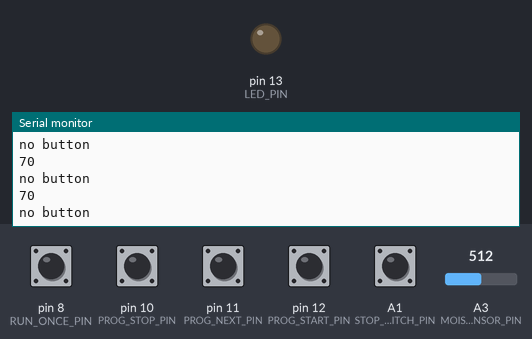
Recording of a sketch running on a simulated Arduino Uno, built with avr-gcc and run on an emulated ATmega328P. On the bench: output pins drawn as LEDs (lit = HIGH), the last lines printed to the serial monitor. Inputs (shaded band) come from the test bench; at power-on: A1 (STOP_SWITCH_PIN), pin 8 (RUN_ONCE_PIN), pin 10 (PROG_STOP_PIN), pin 11 (PROG_NEXT_PIN), pin 12 (PROG_START_PIN) HIGH, A3 (MOISTURE_SENSOR_PIN) = 512.

Above: at 1.2 s.
1.3 s: pin 8 (RUN_ONCE_PIN) pulled LOW for 1 s
At 1.94 s:
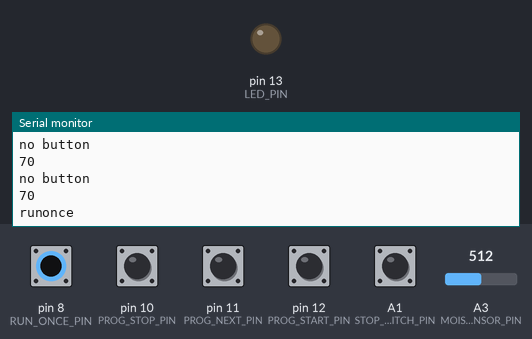
3.8 s: pin 10 (PROG_STOP_PIN) pulled LOW for 1 s
At 4.44 s:
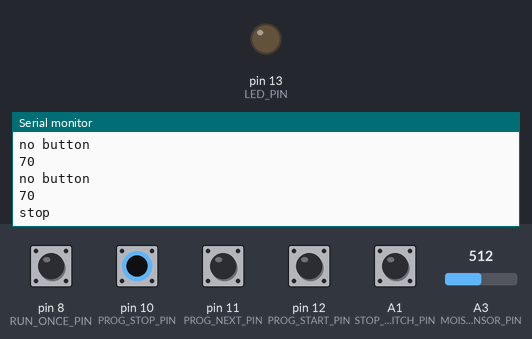
6.3 s: pin 11 (PROG_NEXT_PIN) pulled LOW for 1 s
At 6.94 s:
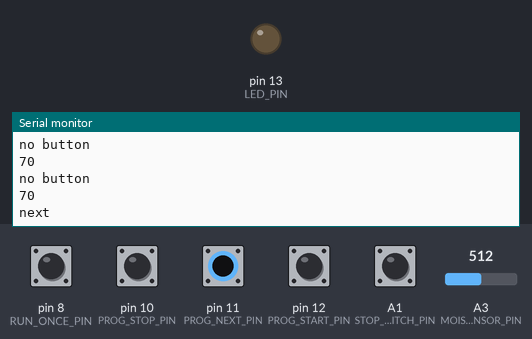
8.8 s: pin 12 (PROG_START_PIN) pulled LOW for 1 s
At 9.45 s:
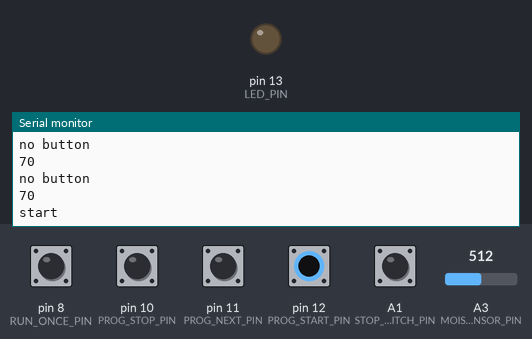
11.3 s: A1 (STOP_SWITCH_PIN) pulled LOW for 1 s
At 11.95 s:
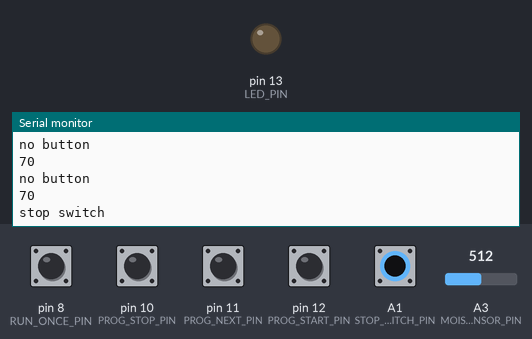

Measured:
- after the input at 1.3 s, the serial monitor: prints a new line after 0.46 s (image 1)
- after the input at 3.8 s, the serial monitor: prints a new line after 0.46 s (image 2)
- after the input at 6.3 s, the serial monitor: prints a new line after 0.47 s (image 3)
- after the input at 8.8 s, the serial monitor: prints a new line after 0.47 s (image 4)
- after the input at 11.3 s, the serial monitor: prints a new line after 0.48 s (image 5)

The sketch:

sliding_uno_fkn_test.ino
```cpp
#ifndef __AVR_ATmega328P__
#define __AVR_ATmega328P__
#endif

#include <Arduino.h>
#include <Bounce2.h>
#include <Stepper.h>

enum btn_states : bool { open = true, pressed = false };

const int DEBOUNCE_INTERVAL_MS = 10;
const int STEPS_PER_REVOLUTION = 200;

const int PROG_START_PIN = 12;
const int PROG_NEXT_PIN = 11;
const int PROG_STOP_PIN = 10;
const int RUN_ONCE_PIN = 8;

const int STOP_SWITCH_PIN = A1;
const int MOISTURE_SENSOR_PIN = A3;

const int LED_PIN = 13;

Bounce btn_prog_start = Bounce();
Bounce btn_prog_next = Bounce();
Bounce btn_prog_stop = Bounce();
Bounce btn_run_once = Bounce();
Bounce btn_stop_switch = Bounce();

//Stepper stepper(STEPS_PER_REVOLUTION, 4, 5, 6, 7);


void setup() {
  pinMode(LED_PIN, OUTPUT);
  digitalWrite(LED_PIN, LOW);

  pinMode(PROG_START_PIN, INPUT_PULLUP);
  btn_prog_start.attach(PROG_START_PIN);
  btn_prog_start.interval(DEBOUNCE_INTERVAL_MS); // interval in ms

  pinMode(PROG_NEXT_PIN, INPUT_PULLUP);
  btn_prog_next.attach(PROG_NEXT_PIN);
  btn_prog_next.interval(DEBOUNCE_INTERVAL_MS);

  pinMode(PROG_STOP_PIN, INPUT_PULLUP);
  btn_prog_stop.attach(PROG_STOP_PIN);
  btn_prog_stop.interval(DEBOUNCE_INTERVAL_MS);

  pinMode(RUN_ONCE_PIN, INPUT_PULLUP);
  btn_run_once.attach(RUN_ONCE_PIN);
  btn_run_once.interval(DEBOUNCE_INTERVAL_MS);

  pinMode(STOP_SWITCH_PIN, INPUT_PULLUP);
  btn_stop_switch.attach(STOP_SWITCH_PIN);
  btn_stop_switch.interval(DEBOUNCE_INTERVAL_MS);

  Serial.begin(9600); // Starts the serial communication
  Serial.println(F("sliding_uno_fkn_test_v1"));

  //stepper.setSpeed(30);

}

void loop() {

  btn_prog_start.update();
  btn_prog_next.update();
  btn_prog_stop.update();
  btn_run_once.update();
  btn_stop_switch.update();

  bool isProgStart = btn_prog_start.read();
  bool isProgNext = btn_prog_next.read();
  bool isProgStop = btn_prog_stop.read();
  bool isRunOnec = btn_run_once.read();
  bool isStopSwitch = btn_stop_switch.read();


  if(isProgStart == pressed) {
    Serial.println(F("start"));
  } else if(isProgNext == pressed) {
    Serial.println(F("next"));
  } else if(isProgStop == pressed) {
    Serial.println(F("stop"));
  } else if(isRunOnec == pressed) {
    Serial.println(F("runonce"));
  } else if(isStopSwitch == pressed) {
    Serial.println(F("stop switch"));
  } else {
    Serial.println(F("no button"));
  }

  delay(250);
  int sensorValue = analogRead(MOISTURE_SENSOR_PIN);
  sensorValue = map(sensorValue, 1024, 300 ,0, 100);
  // print out the value you read:
  Serial.println(sensorValue);
}
```
